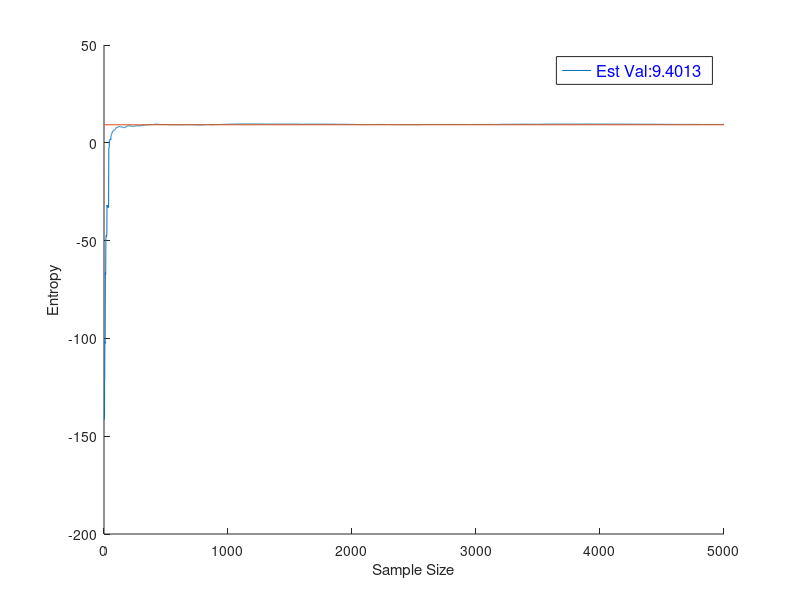
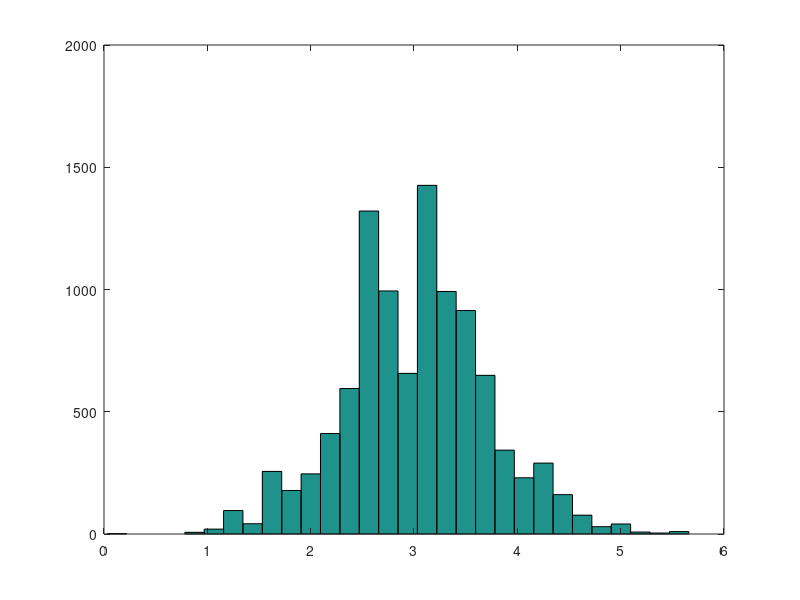

Here is the MATLAB script that generated these plots, in order:
%ORIGINAL

%init
H=9.218;
sampleSize=5000;
dim=9;
burn=100;
%target mean/variance
mu=[1, 2, 3, 1, 2, 3, 1, 2, 3];
sigma=[.5, .5, .5, .25, .25, .25, .75, .75, .75];

samples=randn(sampleSize, dim);
samples2=randn(sampleSize, dim);
samples3=randn(sampleSize, dim);
valArray=zeros(sampleSize, 1);
valArray2=zeros(sampleSize, 1);
valArray3=zeros(sampleSize, 1);

%target dis
tpdf=@(x) mvnpdf(x, mu, sigma);

%Metropolis-Hastings
i=1;
while i<sampleSize
    i=i+1;
    %c1
    sample=mvnrnd(samples(i-1, :), sigma);
    a=min([1, tpdf(sample)/tpdf(samples(i-1, :))]);
    
    r=rand();
    if r<a
        samples(i, :)=sample;
    else
        samples(i, :)=samples(i-1, :);
    end
    %c2
    sample=mvnrnd(samples2(i-1, :), sigma);
    a=min([1, tpdf(sample)/tpdf(samples2(i-1, :))]);
    
    r=rand();
    if r<a
        samples2(i, :)=sample;
    else
        samples2(i, :)=samples2(i-1, :);
    end
    %c3
    sample=mvnrnd(samples3(i-1, :), sigma);
    a=min([1, tpdf(sample)/tpdf(samples3(i-1, :))]);
    
    r=rand();
    if r<a
        samples3(i, :)=sample;
    else
        samples3(i, :)=samples3(i-1, :);
    end
end

%Calculate values
for i=1:sampleSize
    sam=samples(1:i, :);
    val=log(det(2*pi*exp(1)*cov(sam)))/2;
    valArray(i)=real(val);
    
    sam=samples2(1:i, :);
    val=log(det(2*pi*exp(1)*cov(sam)))/2;
    valArray2(i)=real(val);
    
    sam=samples3(1:i, :);
    val=log(det(2*pi*exp(1)*cov(sam)))/2;
    valArray3(i)=real(val);
end

%Function value from all samples
val=log(det(2*pi*exp(1)*cov(sam)))/2;
valSum=sum(valArray(burn:sampleSize))/(sampleSize-burn)

total=zeros(sampleSize, 1);
valArray
%Iterating sums
for i=1:sampleSize
    total(i)=sum(valArray(i));
end

%Show histogram/s
%figure;
%hist(samples(:, 3), 30);

%Plot graph
figure;
hold on;
plot(1:sampleSize, total);
%plot(1:sampleSize, valArray2);
%plot(1:sampleSize, valArray3);
plot([0 sampleSize], [H H])
hold off;
ylabel('Entropy');
xlabel('Sample Size');
legend({strcat('Est Val: ', num2str(valSum))}, 'FontSize', 12, 'TextColor', 'blue')

H=9.218;
sampleSize=10000;
i=1;
dim=9;

mu=[1, 2, 3, 1, 2, 3, 1, 2, 3];
sigma=[.5, .5, .5, .25, .25, .25, .75, .75, .75];

samples=zeros(sampleSize, dim);

samples(1, :)=randn(1, dim);

%target
tpdf=@(x) mvnpdf(x, mu, sigma);

%function
f=@(x) mvnpdf(x, mu, sigma);
val=0;

while i<sampleSize
   i=i+1;
   
   sample=mvnrnd(samples(i-1, :), eye(dim));
   a=min([1, tpdf(sample)/tpdf(samples(i-1, :))]);
   
   r=rand();
   if r<a
       samples(i, :)=sample;
   else
       samples(i, :)=samples(i-1, :);
   end
   funcval=f(samples(i, :)).*log(f(samples(i, :)))
   val=val+funcval;
end
val
val/sampleSize


figure;
hist(samples(:, 3), 30);

%{
%plot
figure;
hold on;
plot(1:sampleSize);
plot([0 sampleSize], [H H])
hold off;
%title(strcat('MI: (', num2str(MI), ') vs Sample Size: (', num2str(sampleSize), ')'));
%ylabel('MI');
xlabel('Sample Size');
legend({strcat('AV: ', num2str(H))}, 'FontSize', 12, 'TextColor', 'blue')
%}

%Metropolis-Hastings Algo
function [val]=metHas(sample, prev, mu, sigma)
    %target distribution
    tpdf=@(x) normpdf(x, mu, sigma);
    %proposal distribution
    ppdf=@(x, y) normpdf(x, y);
    %draw random number
    r=rand();
    %corrective ratio
    c=ppdf(prev, sample)/ppdf(sample, prev);
    %determine acceptance
    alpha=min([1, tpdf(sample)/tpdf(prev)*c]);
    
    if (r<=alpha)
        %accept proposal
        val=sample;
    else
        %decline proposal
        val=prev;
    end
end
